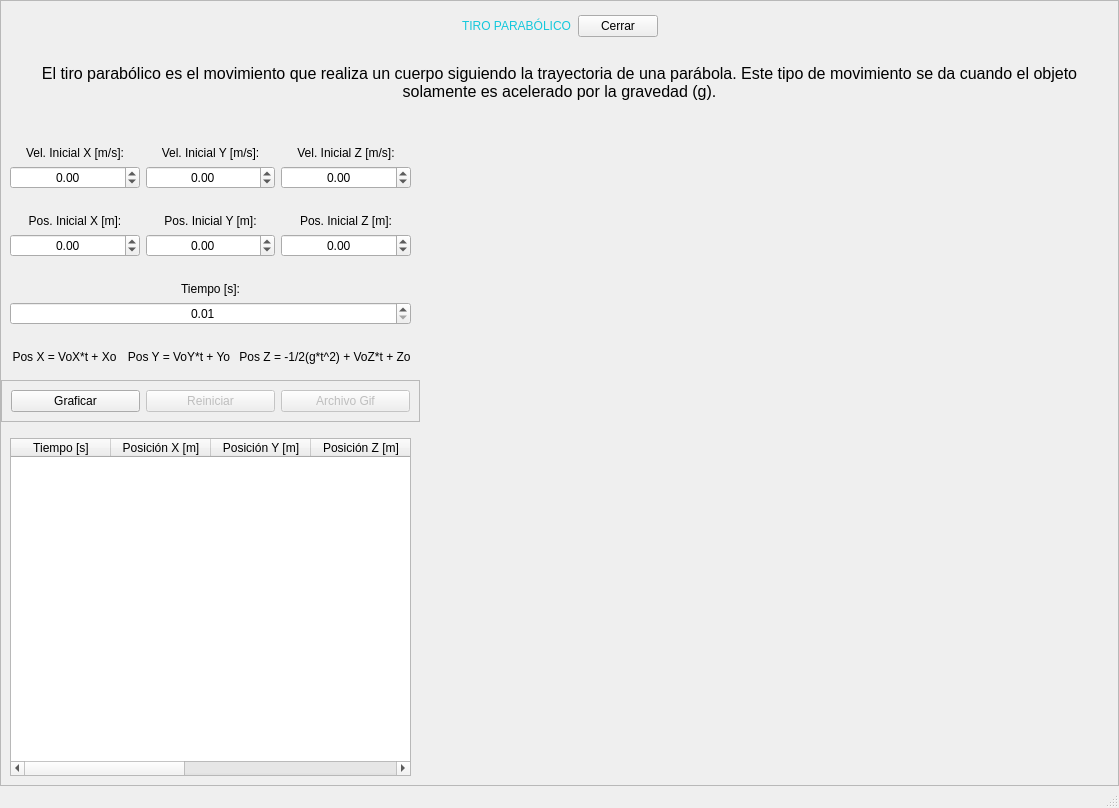
<?xml version="1.0" encoding="UTF-8"?>
<ui version="4.0">
 <class>MainWindow</class>
 <widget class="QMainWindow" name="MainWindow">
  <property name="geometry">
   <rect>
    <x>0</x>
    <y>0</y>
    <width>1119</width>
    <height>808</height>
   </rect>
  </property>
  <property name="windowTitle">
   <string>MainWindow</string>
  </property>
  <widget class="QWidget" name="centralwidget">
   <layout class="QHBoxLayout" name="horizontalLayout">
    <property name="spacing">
     <number>0</number>
    </property>
    <property name="leftMargin">
     <number>0</number>
    </property>
    <property name="topMargin">
     <number>0</number>
    </property>
    <property name="rightMargin">
     <number>0</number>
    </property>
    <property name="bottomMargin">
     <number>0</number>
    </property>
    <item>
     <widget class="QFrame" name="frame">
      <property name="frameShape">
       <enum>QFrame::StyledPanel</enum>
      </property>
      <property name="frameShadow">
       <enum>QFrame::Raised</enum>
      </property>
      <layout class="QVBoxLayout" name="verticalLayout" stretch="1,1,8">
       <property name="spacing">
        <number>0</number>
       </property>
       <property name="leftMargin">
        <number>0</number>
       </property>
       <property name="topMargin">
        <number>0</number>
       </property>
       <property name="rightMargin">
        <number>0</number>
       </property>
       <property name="bottomMargin">
        <number>0</number>
       </property>
       <item>
        <widget class="QWidget" name="widget" native="true">
         <property name="minimumSize">
          <size>
           <width>0</width>
           <height>0</height>
          </size>
         </property>
         <property name="maximumSize">
          <size>
           <width>16777215</width>
           <height>50</height>
          </size>
         </property>
         <property name="styleSheet">
          <string notr="true">QLabel{
font: 87 12pt &quot;Arial Black&quot;;
background-color: #000000ff;
color: rgb(20, 200,220);
border: 0px solid #14C8DC;
}

QPushButton{
	font: 10pt &quot;MS Shell Dlg 2&quot;;
}</string>
         </property>
         <layout class="QHBoxLayout" name="horizontalLayout_2">
          <item>
           <spacer name="horizontalSpacer">
            <property name="orientation">
             <enum>Qt::Horizontal</enum>
            </property>
            <property name="sizeHint" stdset="0">
             <size>
              <width>405</width>
              <height>20</height>
             </size>
            </property>
           </spacer>
          </item>
          <item>
           <widget class="QLabel" name="label">
            <property name="text">
             <string>TIRO PARABÓLICO</string>
            </property>
           </widget>
          </item>
          <item>
           <widget class="QPushButton" name="button_cerrar">
            <property name="text">
             <string>Cerrar</string>
            </property>
           </widget>
          </item>
          <item>
           <spacer name="horizontalSpacer_2">
            <property name="orientation">
             <enum>Qt::Horizontal</enum>
            </property>
            <property name="sizeHint" stdset="0">
             <size>
              <width>405</width>
              <height>20</height>
             </size>
            </property>
           </spacer>
          </item>
         </layout>
        </widget>
       </item>
       <item>
        <widget class="QWidget" name="widget_9" native="true">
         <property name="styleSheet">
          <string notr="true">QTextEdit{
	background-color: #000000ff;
}

QLabel{
	font: 12pt &quot;MS Shell Dlg 2&quot;;
}

QLineEdit{
	font: 12pt &quot;MS Shell Dlg 2&quot;;
}

QPushButton{
	font: 12pt &quot;MS Shell Dlg 2&quot;;
}</string>
         </property>
         <layout class="QVBoxLayout" name="verticalLayout_4" stretch="1">
          <item>
           <widget class="QTextEdit" name="textEdit">
            <property name="autoFillBackground">
             <bool>false</bool>
            </property>
            <property name="frameShape">
             <enum>QFrame::NoFrame</enum>
            </property>
            <property name="frameShadow">
             <enum>QFrame::Plain</enum>
            </property>
            <property name="readOnly">
             <bool>true</bool>
            </property>
            <property name="html">
             <string>&lt;!DOCTYPE HTML PUBLIC &quot;-//W3C//DTD HTML 4.0//EN&quot; &quot;http://www.w3.org/TR/REC-html40/strict.dtd&quot;&gt;
&lt;html&gt;&lt;head&gt;&lt;meta name=&quot;qrichtext&quot; content=&quot;1&quot; /&gt;&lt;style type=&quot;text/css&quot;&gt;
p, li { white-space: pre-wrap; }
&lt;/style&gt;&lt;/head&gt;&lt;body style=&quot; font-family:'MS Shell Dlg 2'; font-size:7.8pt; font-weight:400; font-style:normal;&quot;&gt;
&lt;p align=&quot;center&quot; style=&quot; margin-top:0px; margin-bottom:0px; margin-left:0px; margin-right:0px; -qt-block-indent:0; text-indent:0px;&quot;&gt;&lt;span style=&quot; font-size:12pt;&quot;&gt;El tiro parabólico es el movimiento que realiza un cuerpo siguiendo la trayectoria de una parábola. Este tipo de movimiento se da cuando el objeto solamente es acelerado por la gravedad (g).&lt;/span&gt;&lt;/p&gt;&lt;/body&gt;&lt;/html&gt;</string>
            </property>
           </widget>
          </item>
         </layout>
        </widget>
       </item>
       <item>
        <widget class="QWidget" name="widget_2" native="true">
         <layout class="QHBoxLayout" name="horizontalLayout_3" stretch="3,5">
          <property name="spacing">
           <number>0</number>
          </property>
          <property name="leftMargin">
           <number>0</number>
          </property>
          <property name="topMargin">
           <number>0</number>
          </property>
          <property name="rightMargin">
           <number>0</number>
          </property>
          <property name="bottomMargin">
           <number>0</number>
          </property>
          <item>
           <widget class="QWidget" name="widget_3" native="true">
            <property name="styleSheet">
             <string notr="true">QLineEdit{
	font: 10pt &quot;MS Shell Dlg 2&quot;;
}

QDoubleSpinBox{
	font: 9pt &quot;MS Shell Dlg 2&quot;;
}

QPushButton{
	font: 10pt &quot;MS Shell Dlg 2&quot;;
}

QSpinBox{
	font: 9pt &quot;MS Shell Dlg 2&quot;;
}

QLabel{
	font: 10pt &quot;MS Shell Dlg 2&quot;;
}

</string>
            </property>
            <layout class="QVBoxLayout" name="verticalLayout_2">
             <property name="spacing">
              <number>7</number>
             </property>
             <property name="leftMargin">
              <number>0</number>
             </property>
             <property name="topMargin">
              <number>0</number>
             </property>
             <property name="rightMargin">
              <number>0</number>
             </property>
             <property name="bottomMargin">
              <number>0</number>
             </property>
             <item>
              <widget class="QWidget" name="widget_6" native="true">
               <property name="styleSheet">
                <string notr="true">font: 10pt &quot;MS Shell Dlg 2&quot;;</string>
               </property>
               <layout class="QGridLayout" name="gridLayout">
                <item row="3" column="0">
                 <widget class="QLabel" name="label_2">
                  <property name="text">
                   <string>Vel. Inicial X [m/s]:</string>
                  </property>
                  <property name="alignment">
                   <set>Qt::AlignCenter</set>
                  </property>
                 </widget>
                </item>
                <item row="4" column="1">
                 <widget class="QDoubleSpinBox" name="sbox_velY">
                  <property name="enabled">
                   <bool>true</bool>
                  </property>
                  <property name="alignment">
                   <set>Qt::AlignCenter</set>
                  </property>
                  <property name="minimum">
                   <double>-100000.000000000000000</double>
                  </property>
                  <property name="maximum">
                   <double>100000.000000000000000</double>
                  </property>
                  <property name="singleStep">
                   <double>1.000000000000000</double>
                  </property>
                 </widget>
                </item>
                <item row="3" column="1">
                 <widget class="QLabel" name="label_3">
                  <property name="text">
                   <string>Vel. Inicial Y [m/s]:</string>
                  </property>
                  <property name="alignment">
                   <set>Qt::AlignCenter</set>
                  </property>
                 </widget>
                </item>
                <item row="4" column="0">
                 <widget class="QDoubleSpinBox" name="sbox_velX">
                  <property name="enabled">
                   <bool>true</bool>
                  </property>
                  <property name="alignment">
                   <set>Qt::AlignCenter</set>
                  </property>
                  <property name="minimum">
                   <double>-100000.000000000000000</double>
                  </property>
                  <property name="maximum">
                   <double>100000.000000000000000</double>
                  </property>
                  <property name="singleStep">
                   <double>1.000000000000000</double>
                  </property>
                 </widget>
                </item>
                <item row="4" column="2">
                 <widget class="QDoubleSpinBox" name="sbox_velZ">
                  <property name="enabled">
                   <bool>true</bool>
                  </property>
                  <property name="alignment">
                   <set>Qt::AlignCenter</set>
                  </property>
                  <property name="minimum">
                   <double>-100000.000000000000000</double>
                  </property>
                  <property name="maximum">
                   <double>100000.000000000000000</double>
                  </property>
                  <property name="singleStep">
                   <double>1.000000000000000</double>
                  </property>
                 </widget>
                </item>
                <item row="3" column="2">
                 <widget class="QLabel" name="label_4">
                  <property name="text">
                   <string>Vel. Inicial Z [m/s]:</string>
                  </property>
                  <property name="alignment">
                   <set>Qt::AlignCenter</set>
                  </property>
                 </widget>
                </item>
               </layout>
              </widget>
             </item>
             <item>
              <widget class="QWidget" name="widget_7" native="true">
               <property name="styleSheet">
                <string notr="true">font: 10pt &quot;MS Shell Dlg 2&quot;;</string>
               </property>
               <layout class="QGridLayout" name="gridLayout_2">
                <item row="3" column="0">
                 <widget class="QDoubleSpinBox" name="sbox_posX">
                  <property name="enabled">
                   <bool>true</bool>
                  </property>
                  <property name="alignment">
                   <set>Qt::AlignCenter</set>
                  </property>
                  <property name="minimum">
                   <double>-100000.000000000000000</double>
                  </property>
                  <property name="maximum">
                   <double>100000.000000000000000</double>
                  </property>
                  <property name="singleStep">
                   <double>1.000000000000000</double>
                  </property>
                 </widget>
                </item>
                <item row="2" column="0">
                 <widget class="QLabel" name="label_5">
                  <property name="text">
                   <string>Pos. Inicial X [m]:</string>
                  </property>
                  <property name="alignment">
                   <set>Qt::AlignCenter</set>
                  </property>
                 </widget>
                </item>
                <item row="3" column="2">
                 <widget class="QDoubleSpinBox" name="sbox_posZ">
                  <property name="enabled">
                   <bool>true</bool>
                  </property>
                  <property name="alignment">
                   <set>Qt::AlignCenter</set>
                  </property>
                  <property name="minimum">
                   <double>-100000.000000000000000</double>
                  </property>
                  <property name="maximum">
                   <double>100000.000000000000000</double>
                  </property>
                  <property name="singleStep">
                   <double>1.000000000000000</double>
                  </property>
                 </widget>
                </item>
                <item row="3" column="1">
                 <widget class="QDoubleSpinBox" name="sbox_posY">
                  <property name="enabled">
                   <bool>true</bool>
                  </property>
                  <property name="alignment">
                   <set>Qt::AlignCenter</set>
                  </property>
                  <property name="minimum">
                   <double>-100000.000000000000000</double>
                  </property>
                  <property name="maximum">
                   <double>100000.000000000000000</double>
                  </property>
                  <property name="singleStep">
                   <double>1.000000000000000</double>
                  </property>
                 </widget>
                </item>
                <item row="2" column="1">
                 <widget class="QLabel" name="label_6">
                  <property name="text">
                   <string>Pos. Inicial Y [m]:</string>
                  </property>
                  <property name="alignment">
                   <set>Qt::AlignCenter</set>
                  </property>
                 </widget>
                </item>
                <item row="2" column="2">
                 <widget class="QLabel" name="label_7">
                  <property name="text">
                   <string>Pos. Inicial Z [m]:</string>
                  </property>
                  <property name="alignment">
                   <set>Qt::AlignCenter</set>
                  </property>
                 </widget>
                </item>
               </layout>
              </widget>
             </item>
             <item>
              <widget class="QWidget" name="widget_8" native="true">
               <property name="styleSheet">
                <string notr="true">font: 10pt &quot;MS Shell Dlg 2&quot;;</string>
               </property>
               <layout class="QVBoxLayout" name="verticalLayout_3">
                <item>
                 <widget class="QLabel" name="label_8">
                  <property name="text">
                   <string>Tiempo [s]:</string>
                  </property>
                  <property name="alignment">
                   <set>Qt::AlignCenter</set>
                  </property>
                 </widget>
                </item>
                <item>
                 <widget class="QDoubleSpinBox" name="sbox_tiempo">
                  <property name="alignment">
                   <set>Qt::AlignCenter</set>
                  </property>
                  <property name="minimum">
                   <double>0.010000000000000</double>
                  </property>
                  <property name="maximum">
                   <double>500.000000000000000</double>
                  </property>
                  <property name="singleStep">
                   <double>0.010000000000000</double>
                  </property>
                 </widget>
                </item>
               </layout>
              </widget>
             </item>
             <item>
              <widget class="QWidget" name="widget_10" native="true">
               <property name="styleSheet">
                <string notr="true">font: 10pt &quot;MS Shell Dlg 2&quot;;</string>
               </property>
               <layout class="QHBoxLayout" name="horizontalLayout_4">
                <item>
                 <widget class="QLabel" name="label_12">
                  <property name="text">
                   <string>Pos X = VoX*t + Xo</string>
                  </property>
                  <property name="alignment">
                   <set>Qt::AlignCenter</set>
                  </property>
                 </widget>
                </item>
                <item>
                 <widget class="QLabel" name="label_13">
                  <property name="text">
                   <string>Pos Y = VoY*t + Yo</string>
                  </property>
                  <property name="alignment">
                   <set>Qt::AlignCenter</set>
                  </property>
                 </widget>
                </item>
                <item>
                 <widget class="QLabel" name="label_14">
                  <property name="text">
                   <string>Pos Z = -1/2(g*t^2) + VoZ*t + Zo</string>
                  </property>
                  <property name="alignment">
                   <set>Qt::AlignCenter</set>
                  </property>
                 </widget>
                </item>
               </layout>
              </widget>
             </item>
             <item>
              <widget class="QFrame" name="frame_2">
               <property name="frameShape">
                <enum>QFrame::StyledPanel</enum>
               </property>
               <property name="frameShadow">
                <enum>QFrame::Raised</enum>
               </property>
               <layout class="QHBoxLayout" name="horizontalLayout_7">
                <item>
                 <widget class="QPushButton" name="button_graficar">
                  <property name="enabled">
                   <bool>true</bool>
                  </property>
                  <property name="text">
                   <string>Graficar</string>
                  </property>
                 </widget>
                </item>
                <item>
                 <widget class="QPushButton" name="button_reiniciar">
                  <property name="enabled">
                   <bool>false</bool>
                  </property>
                  <property name="text">
                   <string>Reiniciar</string>
                  </property>
                 </widget>
                </item>
                <item>
                 <widget class="QPushButton" name="button_gif">
                  <property name="enabled">
                   <bool>false</bool>
                  </property>
                  <property name="text">
                   <string>Archivo Gif</string>
                  </property>
                 </widget>
                </item>
               </layout>
              </widget>
             </item>
             <item>
              <widget class="QWidget" name="widget_5" native="true">
               <layout class="QHBoxLayout" name="horizontalLayout_6">
                <item>
                 <widget class="QTableWidget" name="tabla_pos">
                  <property name="rowCount">
                   <number>0</number>
                  </property>
                  <column>
                   <property name="text">
                    <string>Tiempo [s]</string>
                   </property>
                  </column>
                  <column>
                   <property name="text">
                    <string>Posición X [m]</string>
                   </property>
                  </column>
                  <column>
                   <property name="text">
                    <string>Posición Y [m]</string>
                   </property>
                  </column>
                  <column>
                   <property name="text">
                    <string>Posición Z [m]</string>
                   </property>
                  </column>
                  <column>
                   <property name="text">
                    <string>Velocidad X [m/s]</string>
                   </property>
                  </column>
                  <column>
                   <property name="text">
                    <string>Velocidad Y [m/s]</string>
                   </property>
                  </column>
                  <column>
                   <property name="text">
                    <string>Velocidad Z [m/s]</string>
                   </property>
                  </column>
                 </widget>
                </item>
               </layout>
              </widget>
             </item>
            </layout>
           </widget>
          </item>
          <item>
           <widget class="QWidget" name="widget_4" native="true">
            <layout class="QHBoxLayout" name="horizontalLayout_5">
             <item>
              <layout class="QHBoxLayout" name="graf_tiro_par"/>
             </item>
            </layout>
           </widget>
          </item>
         </layout>
        </widget>
       </item>
      </layout>
     </widget>
    </item>
   </layout>
  </widget>
  <widget class="QStatusBar" name="statusbar"/>
 </widget>
 <resources/>
 <connections/>
</ui>
